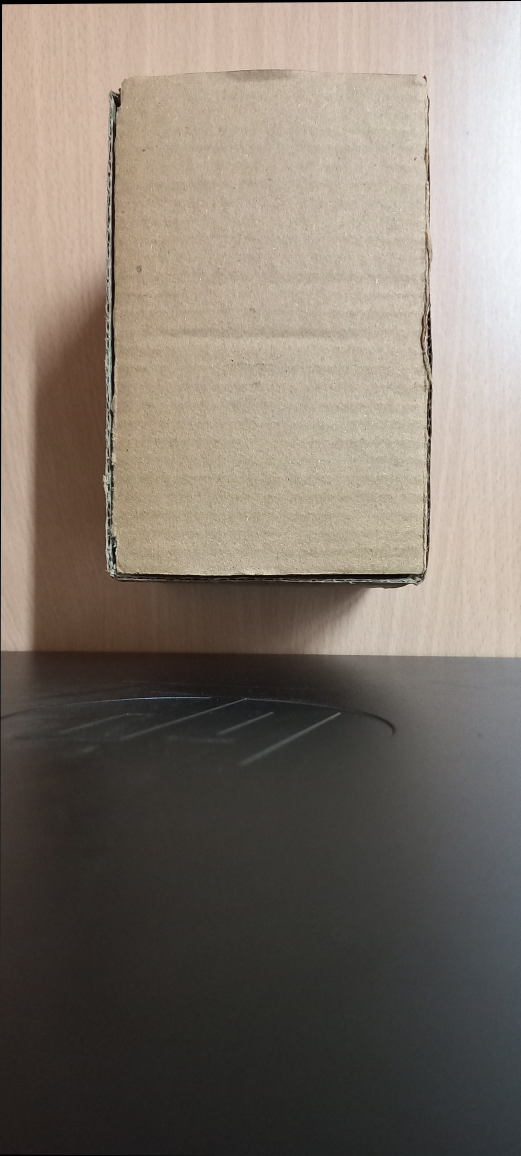
#> input picture Images/registered.jpg, 2084 x 4624 px (shown at 1/4 size)
$ python Difference.py
#> lines starting #> are read from the running program, lines starting #| are printed output that depends on the picture; after the words box and inside, x2 and y2 are one past the last pixel; in counts of white or black regions, pixels touching at a corner belong together
import cv2

# load images
import skimage

image1 = cv2.imread("Images/registered.jpg")
#> image1 is the input picture: shape (4624, 2084, 3); mean B, G, R 107.2, 116.9, 126.2
image2 = cv2.imread("Images/second.jpg")
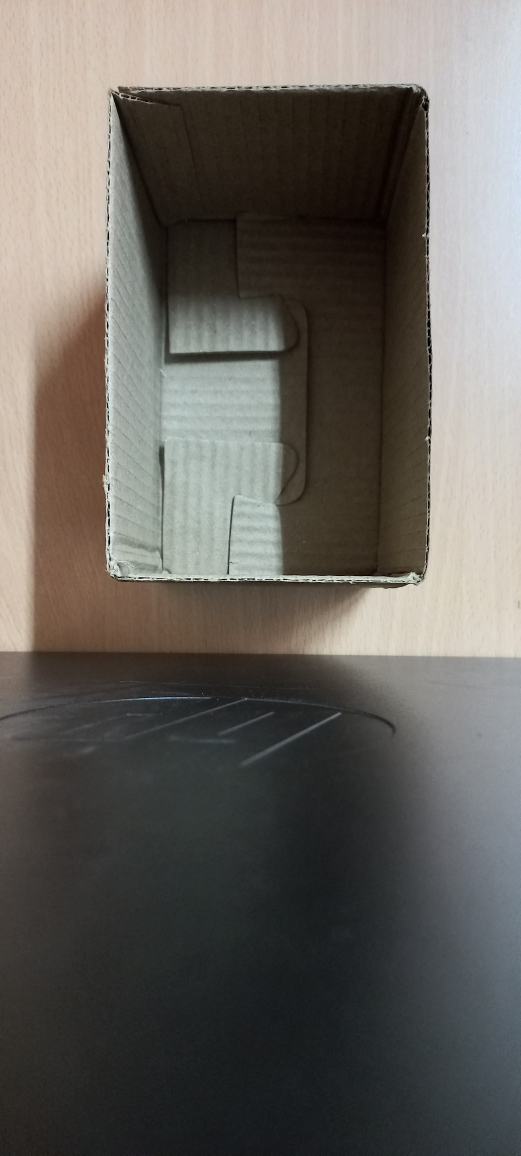
#> input picture Images/second.jpg, 2084 x 4624 px (shown at 1/4 size)
#> image2 is the input picture: shape (4624, 2084, 3); mean B, G, R 93.6, 98.9, 102.5

scale_percentage=60
width=int(image1.shape[1]*scale_percentage/100)
#> width = 1250
height=int(image1.shape[1]*scale_percentage/100)
#> height = 1250

width=int(image2.shape[1]*scale_percentage/100)
height=int(image2.shape[1]*scale_percentage/100)

dim=(width,height)
#> dim = (1250, 1250)
image1=cv2.resize(image1, dim, interpolation=cv2.INTER_AREA)
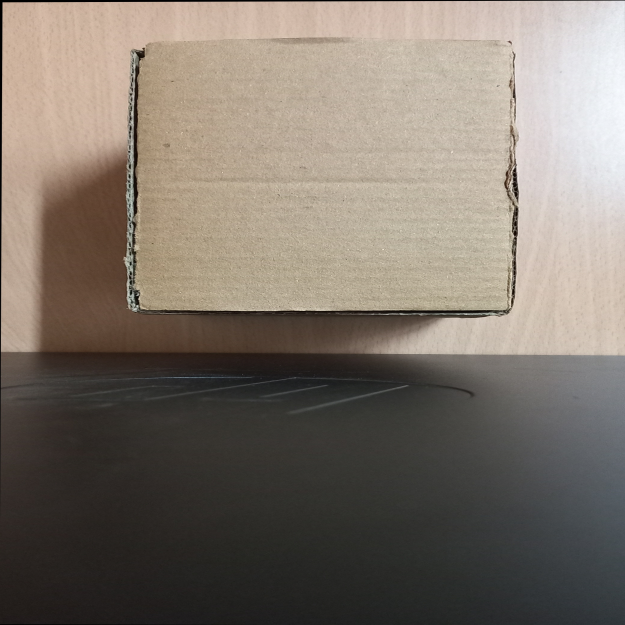
#> image1: shape (1250, 1250, 3) (shown at 1/2 size); mean B, G, R 107.2, 116.9, 126.2
image2=cv2.resize(image2, dim, interpolation=cv2.INTER_AREA)
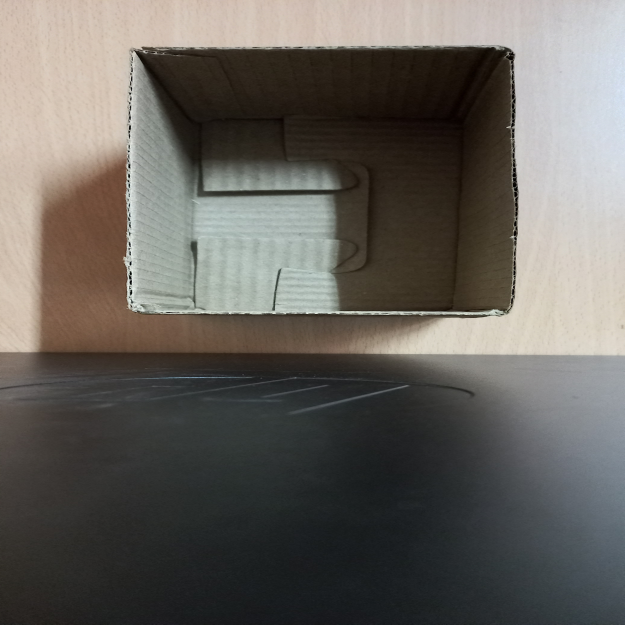
#> image2: shape (1250, 1250, 3) (shown at 1/2 size); mean B, G, R 93.6, 98.9, 102.5

# compute difference
difference = cv2.subtract(image1, image2)

# color the mask red
Conv_hsv_Gray = cv2.cvtColor(difference, cv2.COLOR_BGR2GRAY)
ret, mask = cv2.threshold(Conv_hsv_Gray, 0, 255,cv2.THRESH_BINARY_INV |cv2.THRESH_OTSU)
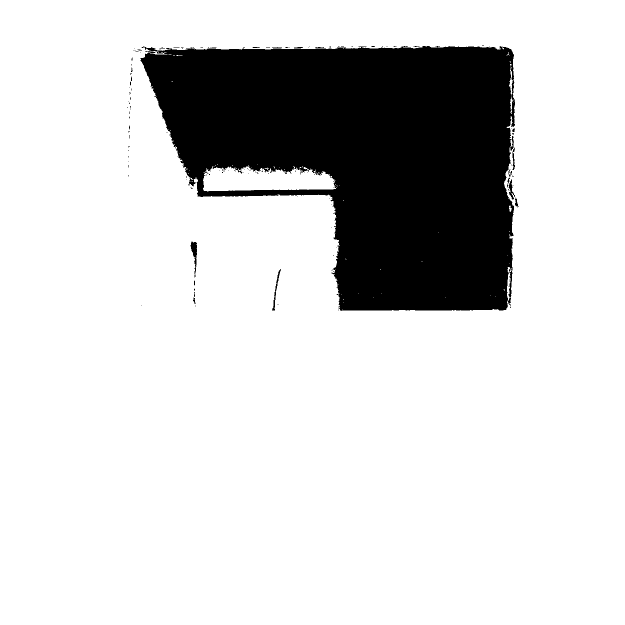
#> mask: shape (1250, 1250) (shown at 1/2 size); 82.4% white; 143 black regions (126 under 20 px), largest, box (x1, y1, x2, y2) and area: (281, 92, 1030, 622) 272420, (381, 483, 394, 548) 394, (544, 538, 562, 621) 248
#> ret = 72
difference[mask != 255] = [0, 0, 255]
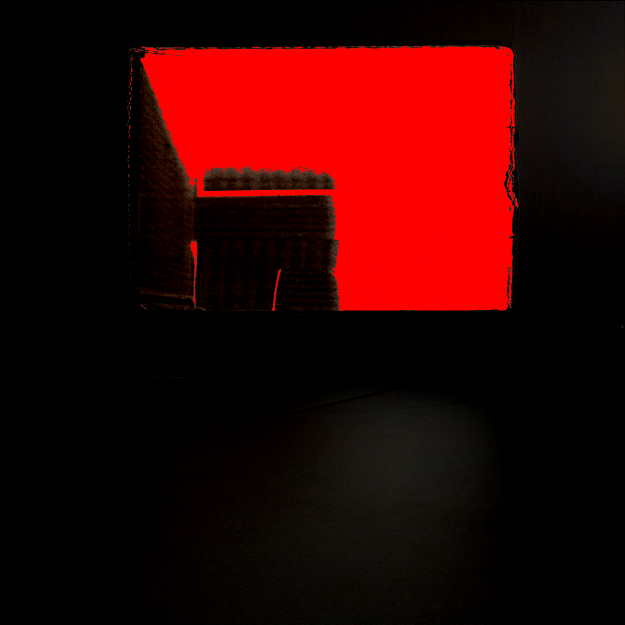
#> difference: shape (1250, 1250, 3) (shown at 1/2 size); mean B, G, R 2.1, 3.2, 50.1

# add the red mask to the images to make the differences obvious
image1[mask != 255] = [0, 0, 255]
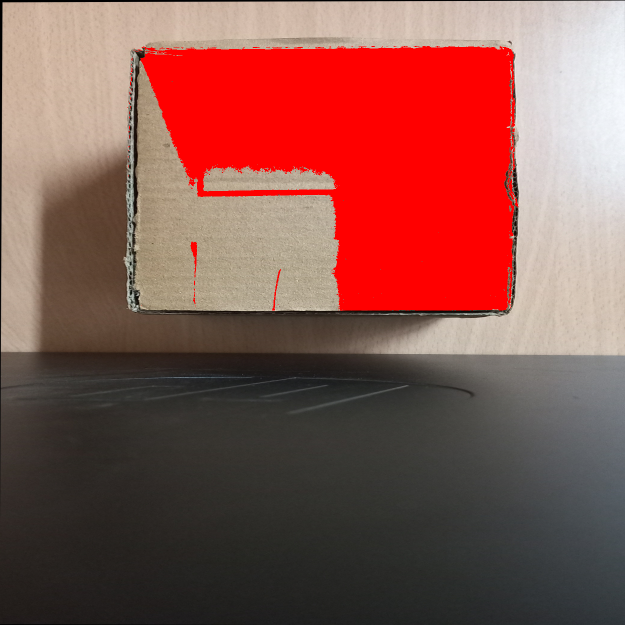
#> image1: shape (1250, 1250, 3) (shown at 1/2 size); 17.56% of pixels changed, all inside (x1, y1, x2, y2) = (255, 91, 1037, 622)
image2[mask != 255] = [0, 0, 255]
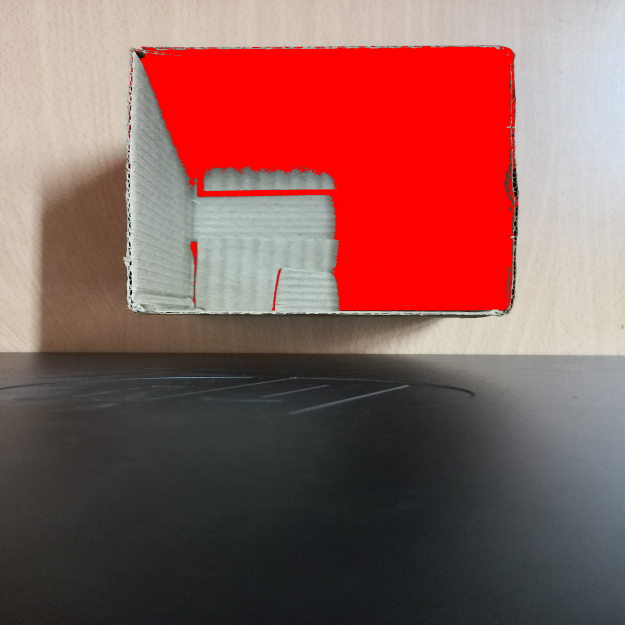
#> image2: shape (1250, 1250, 3) (shown at 1/2 size); 17.56% of pixels changed, all inside (x1, y1, x2, y2) = (255, 91, 1037, 622)

# store images
""""cv2.imwrite('Images/first.jpg', image1)
cv2.imwrite('Images/second.jpg', image1)"""""

cv2.imwrite('Images/difference.jpg', difference)
skimage.metrics.structural_similarity
